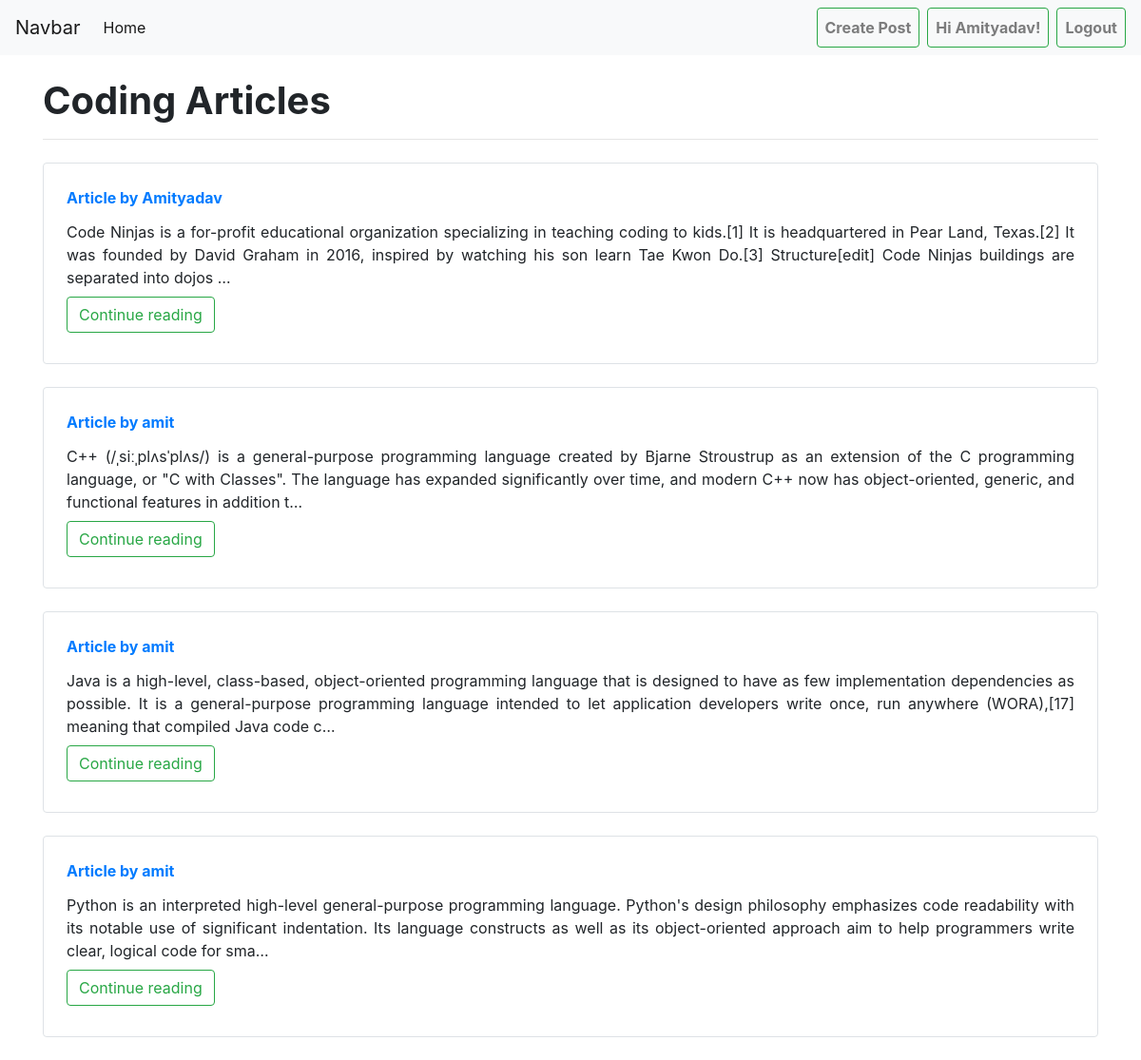
Page /bloghome (signed in) on the committed database.
### user/models.py (models this page shows, shortened)
class Post(models.Model):
    user = models.ForeignKey(User, on_delete=models.CASCADE)
    text = models.TextField(blank = False, null = False)
    created_at = models.DateTimeField(default=timezone.now)
    updated_at = models.DateTimeField(default=timezone.now)

### user/views.py (the view)
# urls.py: path('bloghome',views.blogHome,),
def blogHome(request):
    allPosts=Post.objects.all()
    print(request.user.username)
    context={"allPosts":allPosts}
    return render(request,"user/blogHome.html",context)

### user/templates/user/blogHome.html (shortened to what this page needs)
{% extends 'user/base.html' %}
{% load crispy_forms_tags %}
{% block content %}
<div class="container my-4 text-justify">
    <h1><b>Coding Articles</b></h1>
    <hr>
    {% for post in allPosts %}
    <div style="background-color:white;" class="row no-gutters border rounded overflow-hidden flex-md-row mb-4 shadow-sm h-md-250 position-relative my-4 cbox">
        <div class="col p-4 d-flex flex-column position-static">
          <strong class="d-inline-block mb-2 text-primary">Article by {{post.user}}</strong>
          <p class="card-text mb-auto">{{post.text|truncatechars:300}}</p>
          <div class="my-2">
          <a href="/detail/{{post.id}}" role="button" class="btn btn-outline-success">Continue reading</a>
          </div>
        </div>
      </div>
    {% endfor %}
</div>
{% endblock content %}

### user/templates/user/base.html (shortened to what this page needs)
<!doctype html>
<html lang="en">
<head>
    <link rel="stylesheet" href="https://maxcdn.bootstrapcdn.com/bootstrap/4.0.0/css/bootstrap.min.css"
>
</head>
<body>
    <nav class="navbar navbar-expand-lg navbar-light bg-light">
        <a class="navbar-brand" href="#">Navbar</a>
        <div class="collapse navbar-collapse" id="navbarSupportedContent">
        {% if request.user.is_authenticated %}
            <ul class="navbar-nav mr-auto">
                <li class="nav-item active">
                    <a class="nav-link" href="/">Home <span class="sr-only">(current)</span></a>
                </li>
            </ul>
        {% endif %}
            <ul class="navbar-nav ml-auto">
                {% if request.user.is_authenticated %}
                <li class="nav-item">
                    <a class="nav-link btn btn-outline-success ml-2" href="/createpost"><b>Create Post</b></a>
                </li>
                <li class="nav-item">
                    <a class="nav-link btn btn-outline-success ml-2" href=""><b>Hi {{request.user}}!</b></a>
                </li>
                 <li class="nav-item ">
                    <a class="nav-link btn btn-outline-success ml-2" href="/logout"><b>Logout</b></a>
                </li>
                {% endif %}
            </ul>
        </div>
    </nav>
    {% block content %}
    {% endblock content %}
</body>
</html>

### rows in the picture
Post: user "Amityadav", text "Code Ninjas is a for-profit educational organization specializing in teaching coding to kids.[1] It is headquartered in Pear Land, Texas.[2] It was founded by David Graham in 2016, inspired by watching his son learn Tae Kwon Do.[3] Structure[edit] Code Ninjas buildings are separated into dojos …"
Post: user "amit", text "C++ (/ˌsiːˌplʌsˈplʌs/) is a general-purpose programming language created by Bjarne Stroustrup as an extension of the C programming language, or \"C with Classes\". The language has expanded significantly over time, and modern C++ now has object-oriented, generic, and functional features in addition t…"
Post: user "amit", text "Java is a high-level, class-based, object-oriented programming language that is designed to have as few implementation dependencies as possible. It is a general-purpose programming language intended to let application developers write once, run anywhere (WORA),[17] meaning that compiled Java code c…"
Post: user "amit", text "Python is an interpreted high-level general-purpose programming language. Python's design philosophy emphasizes code readability with its notable use of significant indentation. Its language constructs as well as its object-oriented approach aim to help programmers write clear, logical code for sma…"

### other values in the picture
{{ request.user }} "Amityadav"
